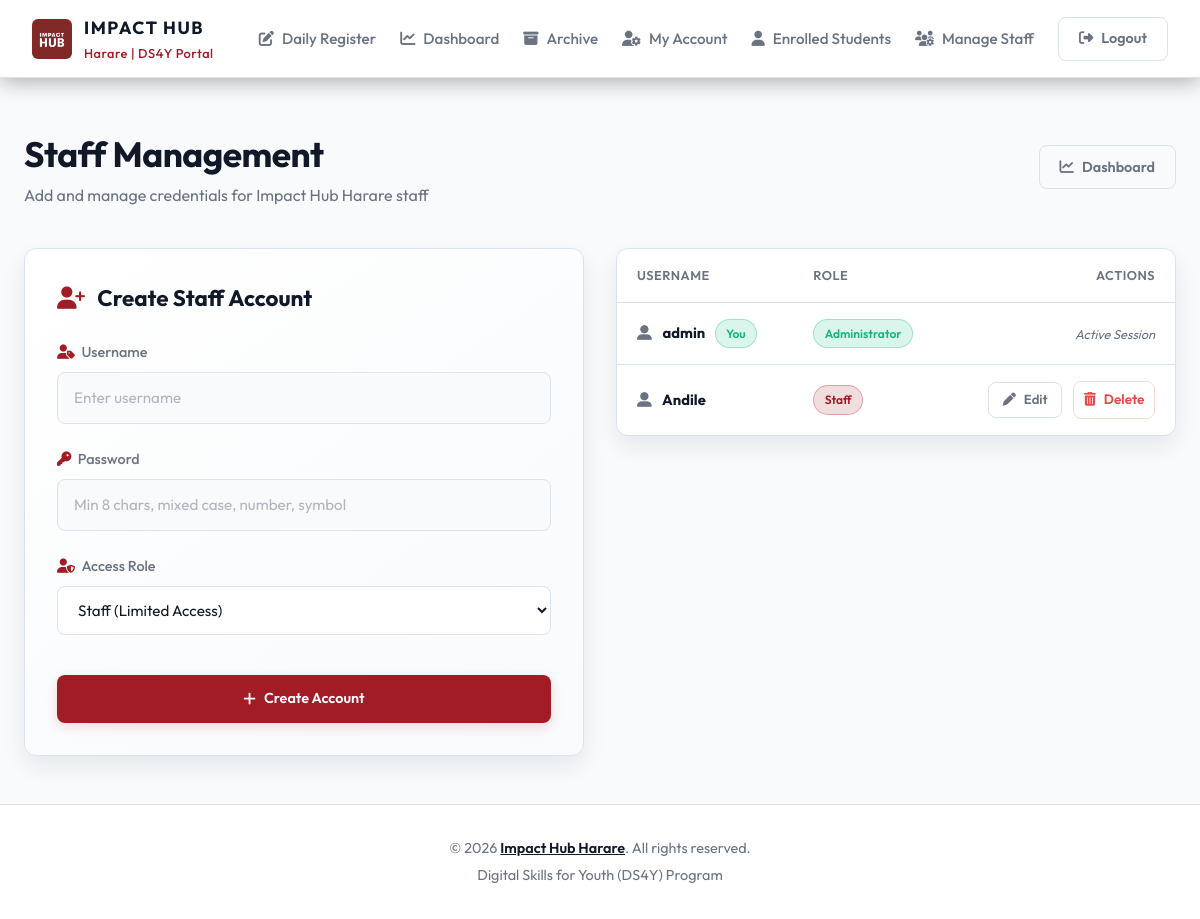
/users.php (signed in), run on the app's committed database.
### tables this page shows
CREATE TABLE users (
        id INTEGER PRIMARY KEY AUTOINCREMENT,
        username TEXT UNIQUE NOT NULL,
        password TEXT NOT NULL
    , role TEXT NOT NULL DEFAULT 'staff', full_name TEXT DEFAULT NULL);

### users.php (the view, shortened to what this page needs)
<?php
require_once __DIR__ . '/db.php';
try {
    $user_list = $db->query("SELECT id, username, role FROM users ORDER BY id ASC")->fetchAll();
} catch (PDOException $e) {
    $user_list = [];
    $error_msg = "Failed to retrieve user list: " . $e->getMessage();
}
require_once __DIR__ . '/header.php';
?>
<div class="dashboard-header" style="margin-bottom:2.5rem;">
    <div>
        <h1>Staff Management</h1>
        <p>Add and manage credentials for Impact Hub Harare staff</p>
    </div>
    <div class="dashboard-actions">
        <a href="dashboard.php" class="btn btn-outline"><i class="fa-solid fa-chart-line"></i> Dashboard</a>
    </div>
</div>
<div style="display:grid;grid-template-columns:repeat(auto-fit, minmax(350px,1fr));gap:2rem;align-items:start;">
    <div class="portal-card" style="margin:0;max-width:100%;padding:2rem;border-radius:var(--border-radius);">
        <h2 style="font-size:1.4rem;margin-bottom:1.5rem;">
            <i class="fa-solid fa-user-plus" style="color:var(--crimson);margin-right:.5rem;"></i> Create Staff Account
        </h2>
        <form action="users.php" method="POST">
            <div class="form-group">
                <label for="username"><i class="fa-solid fa-user-tag"></i> Username</label>
                <input type="text" name="username" id="username" class="form-control" placeholder="Enter username" required>
            </div>
            <div class="form-group">
                <label for="password"><i class="fa-solid fa-key"></i> Password</label>
                <input type="password" name="password" id="password" class="form-control" placeholder="Min 8 chars, mixed case, number, symbol" required>
            </div>
            <div class="form-group">
                <label for="role"><i class="fa-solid fa-user-shield"></i> Access Role</label>
                <select name="role" id="role" class="form-control" style="background-color:var(--card-bg);">
                    <option value="staff">Staff (Limited Access)</option>
                </select>
            </div>
            <button type="submit" class="btn btn-crimson" style="width:100%;margin-top:1rem;padding:.8rem;">
                <i class="fa-solid fa-plus"></i> Create Account
            </button>
        </form>
    </div>
    <div class="table-container" style="box-shadow:var(--shadow);">
        <table class="data-table">
            <thead>
                <tr>
                    <th>Username</th>
                    <th>Role</th>
                    <th style="text-align:right;">Actions</th>
                </tr>
            </thead>
            <tbody>
            <?php foreach ($user_list as $u): ?>
                <tr>
                    <td>
                        <strong><i class="fa-solid fa-user-large" style="margin-right:.5rem;color:var(--text-secondary);"></i>
                        <?= htmlspecialchars($u['username']) ?></strong>
                        <?php if ($u['id'] === intval($_SESSION['user_id'])): ?>
                            <span class="badge badge-success" style="margin-left:.4rem;">You</span>
                        <?php endif; ?>
                    </td>
                    <td>
                        <?php if ($u['role'] === 'admin'): ?>
                            <span class="badge badge-success">Administrator</span>
                        <?php else: ?>
                            <span class="badge badge-warning" style="background-color:rgba(162,28,38,.15);color:var(--crimson);border-color:rgba(162,28,38,.3);">Staff</span>
                        <?php endif; ?>
                    </td>
                    <td style="text-align:right;">
                        <?php if ($u['id'] !== intval($_SESSION['user_id'])): ?>
                            <a href="users_edit.php?id=<?= intval($u['id']) ?>" class="btn btn-outline btn-sm" style="margin-right:.5rem;"><i class="fa-solid fa-pen"></i> Edit</a>
                        <form action="users.php" method="POST" style="display:inline;"
                              onsubmit="return confirm('Delete account for <?= addslashes(htmlspecialchars($u['username'])) ?>?');">
                            <button type="submit" class="btn btn-outline btn-sm"
                                style="color:#ef4444;border-color:rgba(239,68,68,.2);padding:.45rem .6rem;font-size:.85rem;">
                                <i class="fa-solid fa-trash-can"></i> Delete
                            </button>
                        </form>
                        <?php else: ?>
                            <span style="font-size:.8rem;color:var(--text-secondary);font-style:italic;">Active Session</span>
                        <?php endif; ?>
                    </td>
                </tr>
            <?php endforeach; ?>
            </tbody>
        </table>
    </div>
</div>
<?php require_once __DIR__ . '/footer.php'; ?>

### style.css (style rules this page uses)
*, *::before, *::after { box-sizing: border-box; margin: 0; padding: 0; }
body { background: var(--bg-color); color: var(--text-primary); font-family: var(--font-family); line-height: 1.6; min-height: 100vh; display: flex; flex-direction: column; overflow-x: hidden; }
button, input, select, textarea { font: inherit; }
a { color: inherit; }
.btn { display: inline-flex; align-items: center; justify-content: center; gap: .5rem; padding: .6rem 1.25rem; border-radius: 8px; font-weight: 600; font-size: .9rem; cursor: pointer; transition: var(--transition); text-decoration: none; border: none; white-space: nowrap; }
.btn-crimson { background: var(--crimson); color: #ffffff; box-shadow: 0 4px 12px var(--crimson-glow); }
.btn-outline { background: transparent; color: var(--text-secondary); border: 1px solid var(--border-color); }
.btn-sm { padding: .4rem .85rem; font-size: .82rem; }
.portal-card { background: linear-gradient(145deg, var(--card-bg), #f8fafc); border: 1px solid var(--border-color); border-radius: var(--border-radius); padding: 2.5rem; box-shadow: var(--shadow); max-width: 580px; width: 100%; margin: 0 auto; animation: fadeInUp .6s cubic-bezier(.16,1,.3,1); }
.form-group { margin-bottom: 1.5rem; display: flex; flex-direction: column; gap: .5rem; }
.form-group label { font-weight: 500; font-size: .9rem; color: var(--text-secondary); display: flex; align-items: center; gap: .4rem; }
.form-group label i { color: var(--crimson); }
.form-control { background: #f8fafc; border: 1px solid var(--border-color); border-radius: 8px; padding: .8rem 1rem; color: var(--text-primary); font-family: var(--font-family); font-size: .95rem; transition: var(--transition); width: 100%; }
.form-control::placeholder { color: var(--text-secondary); opacity: .5; }
select.form-control option { background: var(--card-bg); }
.dashboard-header { display: flex; justify-content: space-between; align-items: center; flex-wrap: wrap; gap: 1rem; margin-bottom: 2rem; }
.dashboard-header h1 { font-size: 2.2rem; font-weight: 700; letter-spacing: -.5px; }
.dashboard-header p { color: var(--text-secondary); }
.dashboard-actions { display: flex; gap: .75rem; flex-wrap: wrap; }
.table-container { background: #ffffff; border: 1px solid var(--border-color); border-radius: var(--border-radius); overflow-x: auto; box-shadow: var(--shadow); }
.data-table { width: 100%; border-collapse: collapse; text-align: left; font-size: .92rem; }
.data-table th { background: rgba(255,255,255,.025); border-bottom: 1px solid var(--border-color); color: var(--text-secondary); font-weight: 600; padding: 1rem 1.25rem; font-size: .8rem; text-transform: uppercase; letter-spacing: .5px; white-space: nowrap; }
.data-table td { padding: 1rem 1.25rem; border-bottom: 1px solid var(--border-color); color: var(--text-primary); vertical-align: middle; }
.data-table tr:last-child td { border-bottom: none; }
.badge { display: inline-flex; align-items: center; gap: .3rem; padding: .25rem .65rem; border-radius: 9999px; font-size: .75rem; font-weight: 600; white-space: nowrap; }
.badge-warning { background: var(--amber-light); color: var(--amber); border: 1px solid rgba(245,158,11,.3); }
.badge-success { background: var(--success-light); color: var(--success); border: 1px solid rgba(16,185,129,.3); }

### data on the page
users: username "admin", shows "You", role "Administrator", shows "Active Session"
users: username "Andile", role "Staff"
